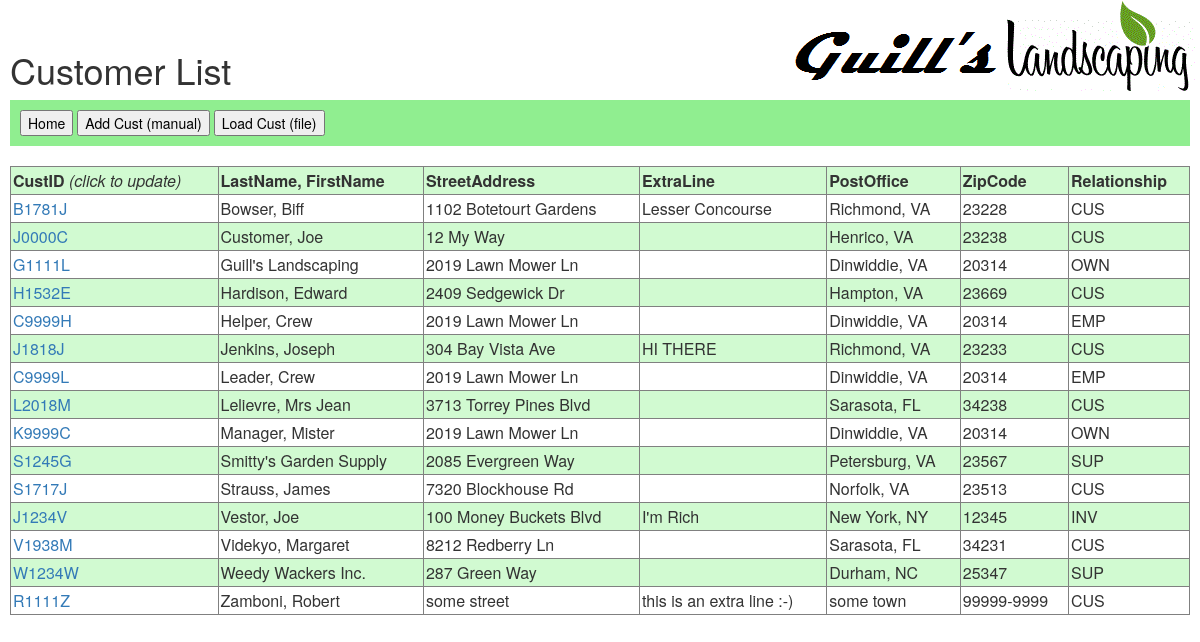
/hort/cust_list/ (signed in), run on the app's committed database.
### hort/models.py (models this page shows, shortened)
class Customer(models.Model):
    SUPPLIER = 'SUP'
    CUSTOMER = 'CUS'
    INVESTOR = 'INV'
    OWNER = 'OWN'
    EMPLOYEE = 'EMP'
    RELATIONSHIP_CHOICES = ((SUPPLIER, 'Supplier'), (CUSTOMER, 'Customer'), (INVESTOR, 'Investor'),(OWNER, 'Owner'),(EMPLOYEE, 'Employee'),)
    CustID = models.CharField(max_length=20)
    FirstName = models.CharField(max_length=50, blank=True)
    LastName = models.CharField(max_length=50)
    ExtraLine = models.CharField(max_length=75, blank=True)
    StreetAddress = models.CharField(max_length=75)
    PostOffice = models.CharField(max_length=50)
    ZipCode = models.CharField(max_length=10)
    Relationship = models.CharField(max_length=3, choices=RELATIONSHIP_CHOICES, default=CUSTOMER)
    User_id = models.IntegerField(default=0)

### hort/views.py (the view)
@login_required
def cust_list(request):
    customer_list = Customer.objects.order_by('LastName')
    context = {'customer_list': customer_list}
    return render(request, 'hort/cust_list.html', context)

### hort/templates/hort/cust_list.html (shortened to what this page needs)
{% load staticfiles %}
<link href="{% static 'bootstrap/css/bootstrap.css' %}" rel="stylesheet" type="text/css"/>
<link rel="stylesheet" type="text/css" href="{% static 'hort/style.css' %}" />
<h1>Customer List</h1>
<div style="background-color:lightgreen; color:black; padding:10px;">
<button type="button" onclick="location.href='/hort/'">Home</button>
<button type="button" onclick="location.href='/hort/cust_detail/0/'">Add Cust (manual)</button>
<button type="button" onclick="alert('TBD (To be determined!)')">Load Cust (file)</button>
</div>
<body style="margin:10px;">
<br>
{% if customer_list %}
 	<table border="1" style="width:100%">
	<tr>
		<td><b>CustID</b> <i>(click to update)</i></td>
		<td><b>LastName, FirstName</b></td>
		<td><b>StreetAddress</b></td>
		<td><b>ExtraLine</b></td>
		<td><b>PostOffice</b></td>
		<td><b>ZipCode</b></td>
		<td><b>Relationship</b></td>
	</tr>
    {% for customer in customer_list %}
        <tr>
		    <td><a href="/hort/cust_detail/{{ customer.id }}/">{{ customer.CustID }}</a></td>
		    <td>{{ customer.LastName }}{% if customer.FirstName %}, {{ customer.FirstName }}{% endif %}</td>
			<td>{{ customer.StreetAddress }}</td>
			<td>{{ customer.ExtraLine }}</td>
			<td>{{ customer.PostOffice }}</td>
			<td>{{ customer.ZipCode }}</td>
			<td>{{ customer.Relationship }}</td>
	    </tr>
    {% endfor %}
	</table>
{% else %}
    <p>No customers are available.</p>
{% endif %}
</body>

### hort/static/hort/style.css (style rules this page uses)
body { background: white url("images/hort.gif") no-repeat right top; }
td { padding: 2; vertical-align: top; }
tr:nth-child(odd) { background-color: hsl(120, 80%, 90%); }

### data on the page
Customer: CustID "B1781J", LastName "Bowser", FirstName "Biff", StreetAddress "1102 Botetourt Gardens", ExtraLine "Lesser Concourse", PostOffice "Richmond, VA", ZipCode "23228", Relationship "CUS"
Customer: CustID "J0000C", LastName "Customer", FirstName "Joe", StreetAddress "12 My Way", PostOffice "Henrico, VA", ZipCode "23238", Relationship "CUS"
Customer: CustID "G1111L", LastName "Guill's Landscaping", StreetAddress "2019 Lawn Mower Ln", PostOffice "Dinwiddie, VA", ZipCode "20314", Relationship "OWN"
Customer: CustID "H1532E", LastName "Hardison", FirstName "Edward", StreetAddress "2409 Sedgewick Dr", PostOffice "Hampton, VA", ZipCode "23669", Relationship "CUS"
Customer: CustID "C9999H", LastName "Helper", FirstName "Crew", StreetAddress "2019 Lawn Mower Ln", PostOffice "Dinwiddie, VA", ZipCode "20314", Relationship "EMP"
Customer: CustID "J1818J", LastName "Jenkins", FirstName "Joseph", StreetAddress "304 Bay Vista Ave", ExtraLine "HI THERE", PostOffice "Richmond, VA", ZipCode "23233", Relationship "CUS"
Customer: CustID "C9999L", LastName "Leader", FirstName "Crew", StreetAddress "2019 Lawn Mower Ln", PostOffice "Dinwiddie, VA", ZipCode "20314", Relationship "EMP"
Customer: CustID "L2018M", LastName "Lelievre", FirstName "Mrs Jean", StreetAddress "3713 Torrey Pines Blvd", PostOffice "Sarasota, FL", ZipCode "34238", Relationship "CUS"
Customer: CustID "K9999C", LastName "Manager", FirstName "Mister", StreetAddress "2019 Lawn Mower Ln", PostOffice "Dinwiddie, VA", ZipCode "20314", Relationship "OWN"
Customer: CustID "S1245G", LastName "Smitty's Garden Supply", StreetAddress "2085 Evergreen Way", PostOffice "Petersburg, VA", ZipCode "23567", Relationship "SUP"
Customer: CustID "S1717J", LastName "Strauss", FirstName "James", StreetAddress "7320 Blockhouse Rd", PostOffice "Norfolk, VA", ZipCode "23513", Relationship "CUS"
Customer: CustID "J1234V", LastName "Vestor", FirstName "Joe", StreetAddress "100 Money Buckets Blvd", ExtraLine "I'm Rich", PostOffice "New York, NY", ZipCode "12345", Relationship "INV"
Customer: CustID "V1938M", LastName "Videkyo", FirstName "Margaret", StreetAddress "8212 Redberry Ln", PostOffice "Sarasota, FL", ZipCode "34231", Relationship "CUS"
Customer: CustID "W1234W", LastName "Weedy Wackers Inc.", StreetAddress "287 Green Way", PostOffice "Durham, NC", ZipCode "25347", Relationship "SUP"
Customer: CustID "R1111Z", LastName "Zamboni", FirstName "Robert", StreetAddress "some street", ExtraLine "this is an extra line :-)", PostOffice "some town", ZipCode "99999-9999", Relationship "CUS"
